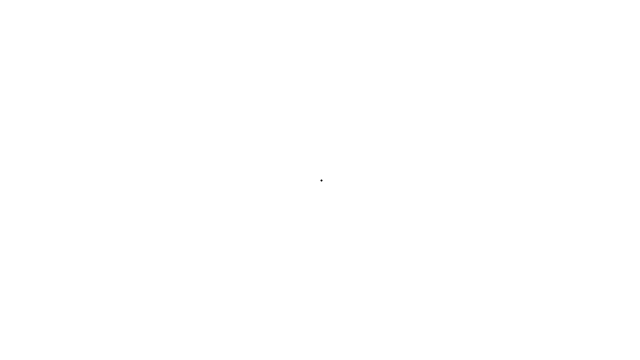
Frame 1 (no input)
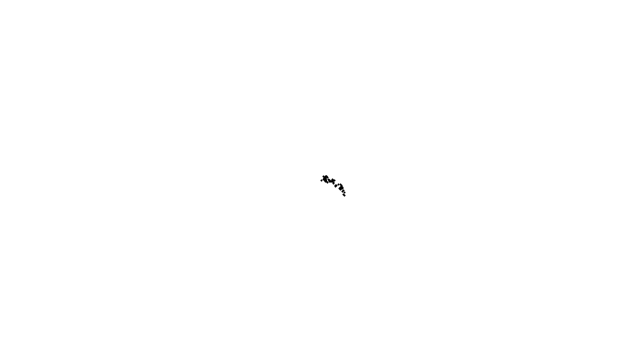
Frame 60 (the mouse pressed at the canvas centre just before this capture)
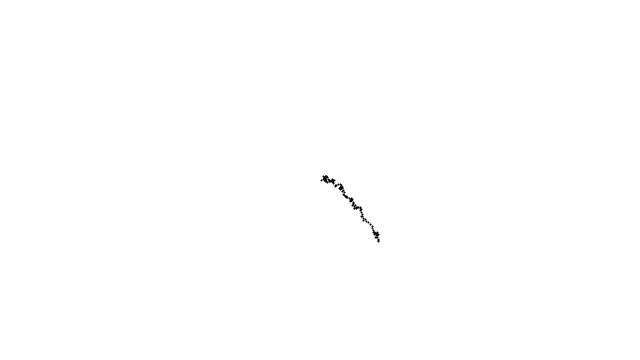
Frame 120 (the mouse held since frame 60 and released just before this capture)

The Processing sketch that drew these frames (run headless with seeded random() and noise(); from frame 60 on, the mouse is pressed at the canvas centre):

// Processing sketch: exercise_1
// ── exercise_1.pde
class Walker {
  int x;
  int y;

  Walker() {
    x = width/2;
    y = height/2;
  }

  void display() {
    stroke(0);
    strokeWeight(2);
    point(x, y);
  }

  void step() {
    int stepx = int(random(4))-1;
    int stepy = int(random(4))-1;

    x += stepx;
    y += stepy;

    x = constrain(x, 0, width-1);
    y = constrain(y, 0, height-1);
  }
}

Walker w;

void setup() {
  size(640, 360);
  w = new Walker();
  background(255);
}

void draw() {
  w.step();
  w.display();
}
